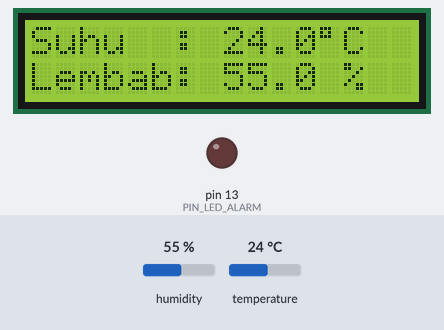
Bench run of a sketch on a simulated Arduino Uno, built with avr-gcc and run on an emulated ATmega328P. Shown: 16×2 character LCD, output pins drawn as LEDs (lit = HIGH). The inputs (shaded band) are chosen by the test bench; at power-on: temperature 24 °C, humidity 55 %. What the sketch prints to the serial monitor is not drawn.

Above: at 3.8 s.
3.9 s: temperature set to 29.2 °C
At 5.7 s:
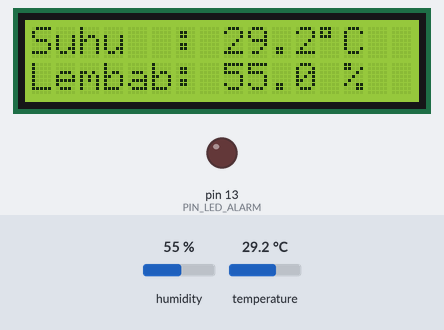
6.6 s: temperature set to 30.9 °C
At 7.6 s:
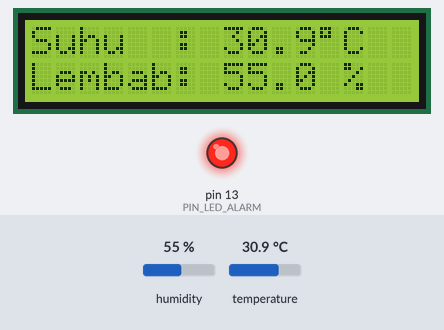
9.3 s: humidity set to 22 %
At 11.5 s:
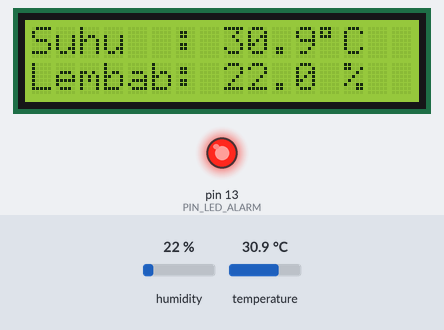
12.2 s: humidity set to 40 %
At 13.5 s:
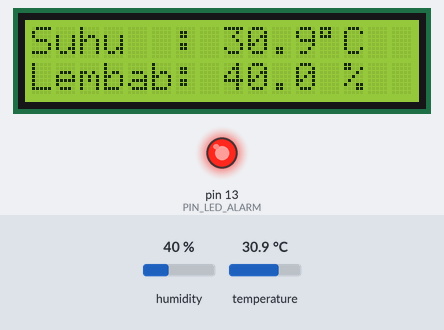
Timing chart, 0 to 15.2 s (numbered marks = the images above; inputs shaded):
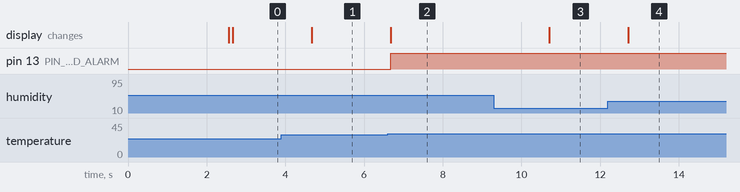

The sketch:

sketch.ino
```cpp
// ============================================================
//  PROYEK WOKWI: MONITOR SUHU & KELEMBABAN KANDANG SAPI
//  Mata Kuliah: Pengenalan IoT - Fapet Universitas Mulawarman
//  Kerjakan di: https://wokwi.com
// ============================================================
//
//  KOMPONEN YANG DIGUNAKAN (Semuanya VIRTUAL, tidak beli):
//  - 1x Arduino Uno (otak mini)
//  - 1x Sensor DHT22 (sensor suhu & kelembaban)
//  - 1x LCD 16x2 (layar penampil data)
//  - 1x LED Merah (lampu alarm)
//  - 1x Resistor 220 Ohm (pengaman LED)
//  - Kabel-kabel virtual
//
//  CARA KERJA:
//  Sensor DHT22 membaca suhu & kelembaban kandang setiap 2 detik.
//  Hasilnya ditampilkan di layar LCD.
//  Jika suhu LEBIH DARI 30 derajat Celsius → LED MERAH nyala (ALERT!)
//  Artinya: kandang terlalu panas, sapi perlu disegarkan!
// ============================================================

// --- Mengaktifkan pustaka (library) yang dibutuhkan ---
#include <LiquidCrystal.h>   // Library untuk layar LCD
#include <DHT.h>             // Library untuk sensor suhu DHT22

// --- Menentukan pin (kaki) Arduino ---
#define PIN_SENSOR  2        // Kaki data sensor DHT22 terhubung ke pin 2
#define JENIS_SENSOR DHT22   // Jenis sensor yang kita pakai adalah DHT22
#define PIN_LED_ALARM 13     // LED merah terhubung ke pin 13

// --- Batas Suhu Aman Kandang Sapi ---
// Suhu kandang sapi ideal adalah 18–27°C
// Jika melewati batas ini, LED alarm akan menyala
#define BATAS_SUHU_PANAS 30.0   // dalam derajat Celsius

// --- Menghubungkan LCD ke Arduino ---
// LiquidCrystal(RS, E, D4, D5, D6, D7)
LiquidCrystal lcd(7, 8, 9, 10, 11, 12);

// --- Membuat objek sensor ---
DHT sensor(PIN_SENSOR, JENIS_SENSOR);

// ============================================================
// SETUP: Dijalankan SEKALI saat Arduino pertama menyala
// ============================================================
void setup() {
  // Memulai komunikasi Serial (untuk melihat data di Serial Monitor)
  Serial.begin(9600);

  // Memulai layar LCD (16 kolom, 2 baris)
  lcd.begin(16, 2);

  // Memulai sensor suhu
  sensor.begin();

  // Mengatur pin LED sebagai OUTPUT (pengirim sinyal)
  pinMode(PIN_LED_ALARM, OUTPUT);

  // Tampilkan pesan pembuka di LCD
  lcd.setCursor(0, 0);
  lcd.print("  KANDANG SAPI  ");
  lcd.setCursor(0, 1);
  lcd.print("Monitor Aktif...");
  delay(2500);     // Tunggu 2.5 detik
  lcd.clear();     // Bersihkan layar

  Serial.println(F("============================"));
  Serial.println(F("  Monitor Kandang Sapi Aktif"));
  Serial.println(F("  Fapet UNMUL — IoT 2026"));
  Serial.println(F("============================"));
}

// ============================================================
// LOOP: Dijalankan TERUS-MENERUS selama Arduino hidup
// ============================================================
void loop() {

  // --- Langkah 1: Baca data dari sensor ---
  float suhu_C      = sensor.readTemperature();   // Baca suhu (Celsius)
  float kelembaban  = sensor.readHumidity();      // Baca kelembaban (%)

  // --- Langkah 2: Periksa apakah data valid ---
  if (isnan(suhu_C) || isnan(kelembaban)) {
    lcd.setCursor(0, 0);
    lcd.print("Error: Cek Sensor");
    delay(2000);
    return;   // Ulangi dari awal loop
  }

  // --- Langkah 3: Tampilkan data di LCD & Serial Monitor ---
  lcd.setCursor(0, 0);
  lcd.print("Suhu  : ");
  lcd.print(suhu_C, 1);       // 1 angka di belakang koma
  lcd.print((char)223);        // Simbol derajat °
  lcd.print("C  ");

  lcd.setCursor(0, 1);
  lcd.print("Lembab: ");
  lcd.print(kelembaban, 1);
  lcd.print(" %   ");

  // Log ke Serial Monitor (untuk debugging & monitoring)
  Serial.print(F("Suhu: ")); Serial.print(suhu_C); Serial.print(F("°C  |  "));
  Serial.print(F("Lembab: ")); Serial.print(kelembaban); Serial.println(F("%"));

  // --- Langkah 4: Nyalakan LED alarm jika kandang terlalu panas ---
  if (suhu_C > BATAS_SUHU_PANAS) {
    digitalWrite(PIN_LED_ALARM, HIGH);  // LED MERAH MENYALA → BAHAYA!
    // [Tantangan mahasiswa] Coba tambahkan bunyi buzzer di sini!
  } else {
    digitalWrite(PIN_LED_ALARM, LOW);   // LED mati → Kandang Aman
  }

  // --- Langkah 5: Tunggu 2 detik sebelum baca ulang ---
  delay(2000);
}

// ============================================================
// TANTANGAN UNTUK MAHASISWA:
// 1. Ubah nilai BATAS_SUHU_PANAS dari 30 menjadi 25. Apa yang terjadi?
// 2. Coba tambahkan LED HIJAU yang menyala ketika suhu AMAN (< 30°C)
// 3. Bisakah kamu tambahkan tampilan "AMAN!" atau "PANAS!" di baris LCD?
// ============================================================
```

Measured:
- the behaviour switches between 30 and 30.1 °C on temperature (found by bisection; images 1 and 2)
- after the input at 3.9 s, the display: changes after 0.77 s (image 1)
- after the input at 6.6 s, pin 13 (PIN_LED_ALARM): LOW → HIGH after 0.08 s; the display: changes after 0.08 s (image 2)
- after the input at 9.3 s, the display: changes after 1.4 s (image 3)
- after the input at 12.2 s, the display: changes after 0.52 s (image 4)
